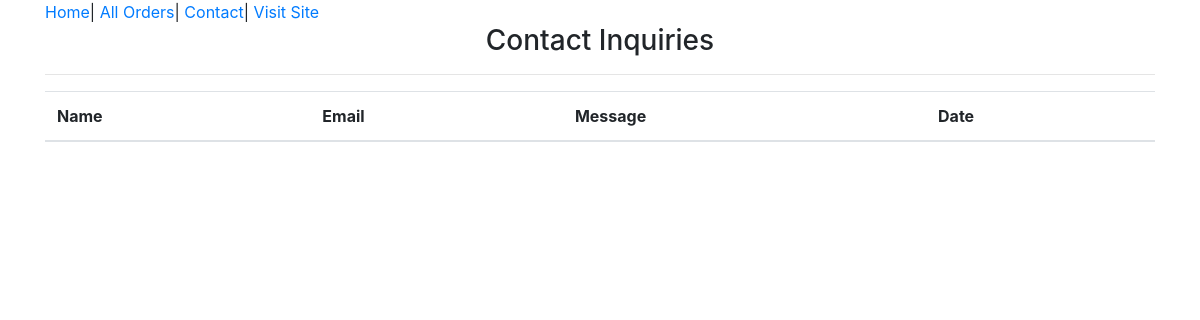
The page /admin-contact/ (signed in) on the database as committed earlier.
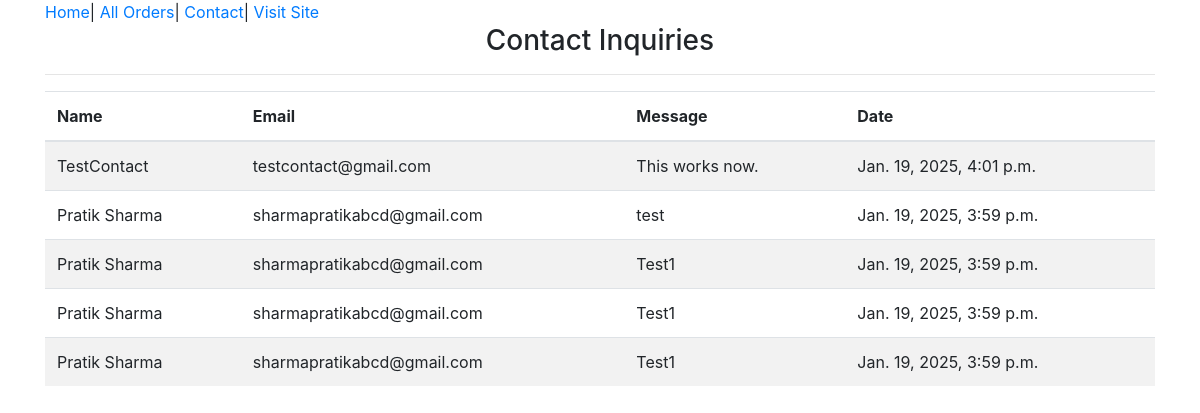
The same page on the database as committed later.
### ecomapp/models.py (models this page shows, shortened)
class Contact(models.Model):
    name = models.CharField(max_length=100)
    email = models.EmailField()
    message = models.TextField()
    created_at = models.DateTimeField(auto_now_add=True)

### ecomapp/views.py (the view)
# urls.py: path("admin-contact/",AdminContactView.as_view(),name="admincontact"),
class AdminContactView(AdminRequiredMixin,ListView):
    template_name="adminpages/admincontact.html"
    queryset=Contact.objects.all().order_by("-id")
    context_object_name="contacts"
    ordering=["-created_at"]
    def get_context_data(self, **kwargs):
        context=super().get_context_data(**kwargs)
        context['contacts']=Contact.objects.all().order_by("-id")
        return context

### ecomapp/views.py (called while the page is built)
    def dispatch(self, request, *args, **kwargs):
        if request.user.is_authenticated and request.session.get("admin_logged_in"):
            return super().dispatch(request, *args, **kwargs)
        else:
            return redirect("/admin-login/")

### templates/adminpages/admincontact.html (shortened to what this page needs)
{% extends "adminpages/adminbase.html" %}
{% block content %}
<div class="container">
    <h3 class="card-title text-center">Contact Inquiries</h3>
    <hr>
    <div class="row">
        <div class="col-md-12">
            <table class="table table-striped">
                <thead>
                    <tr>
                        <th>Name</th>
                        <th>Email</th>
                        <th>Message</th>
                        <th>Date</th>
                    </tr>
                </thead>
                <tbody>
                    {% for contact in contacts %}
                    <tr>
                        <td>{{ contact.name }}</td>
                        <td>{{ contact.email }}</td>
                        <td>{{ contact.message }}</td>
                        <td>{{ contact.created_at }}</td>
                    </tr>
                    {% endfor %}
                </tbody>
            </table>
        </div>
    </div>
</div>
{% endblock %}

Rows that differ between the two databases and show on the page:
added Contact: name "TestContact", email "testcontact@gmail.com", message "This works now.", created_at "Jan. 19, 2025, 4:01 p.m."
added Contact: name "Pratik Sharma", email "sharmapratikabcd@gmail.com", message "test", created_at "Jan. 19, 2025, 3:59 p.m."
added Contact: name "Pratik Sharma", email "sharmapratikabcd@gmail.com", message "Test1", created_at "Jan. 19, 2025, 3:59 p.m."
added Contact: name "Pratik Sharma", email "sharmapratikabcd@gmail.com", message "Test1", created_at "Jan. 19, 2025, 3:59 p.m."
added Contact: name "Pratik Sharma", email "sharmapratikabcd@gmail.com", message "Test1", created_at "Jan. 19, 2025, 3:59 p.m."
